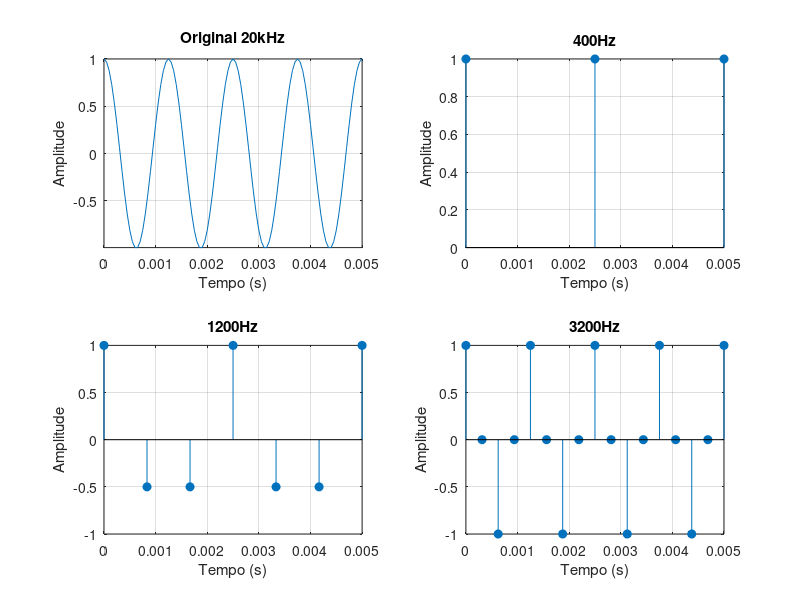
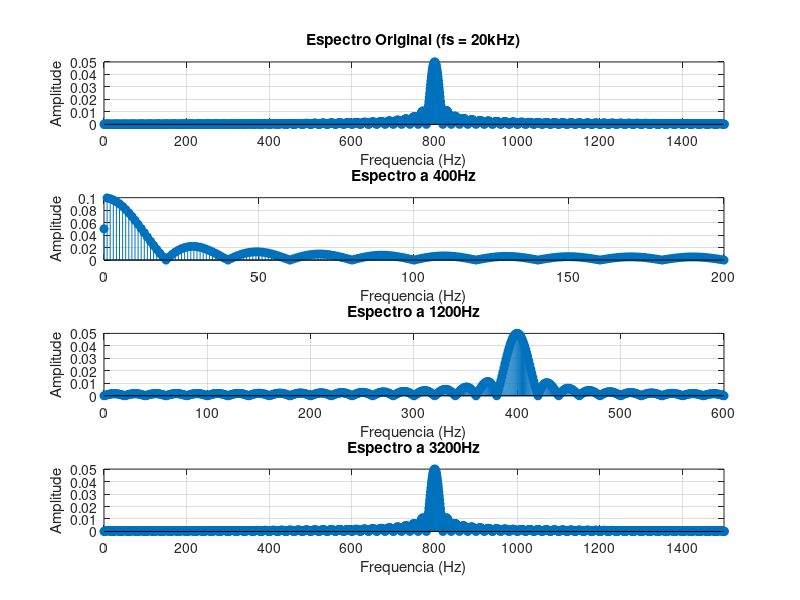

MATLAB code for these plots, in order:
% prob2.m
% Tiago Pita 120152
%

% 1) Gerar o sinal original com alta resolução temporal

fs = 20000;
duracao = 0.05;
N = fs * duracao;
t = (0:N-1) * (1/fs);

xa = cos ( 2*pi * 800 * t );        %1600Hz como a freq de amostragem é 20kHz o teorema de Nyquist é respeitado

% 2) Amostrar o sinal às frequencias 400Hz, 1200Hz, 3200Hz

% 400Hz
fs4 = 400;
N4 = fs4 * duracao;
t4 = (0:N4-1) * (1/fs4);

x4 = cos ( 2*pi * 800 * t4 );

% 1200Hz
fs12 = 1200;
N12 = fs12 * duracao;
t12 = (0:N12-1) * (1/fs12);

x12 = cos ( 2*pi * 800 * t12 );

% 3200Hz
fs32 = 3200;
N32 = fs32 * duracao;
t32 = (0:N32-1) * (1/fs32);

x32 = cos ( 2*pi * 800 * t32 );

% 3) Gerar 4 subgraficos

figure(1);
f_sinal = 800;
janela_x = 4 * (1/f_sinal);

subplot(2,2,1); plot(t,xa); axis tight; title('Original 20kHz'); xlabel('Tempo (s)'); ylabel('Amplitude'); grid on; xlim([0, janela_x]);
subplot(2,2,2); stem(t4,x4, 'filled'); title('400Hz'); xlabel('Tempo (s)'); ylabel('Amplitude'); grid on; xlim([0, janela_x]);
subplot(2,2,3); stem(t12,x12, 'filled'); title('1200Hz'); xlabel('Tempo (s)'); ylabel('Amplitude'); grid on; xlim([0, janela_x]);
subplot(2,2,4); stem(t32,x32, 'filled'); title('3200Hz'); xlabel('Tempo (s)'); ylabel('Amplitude'); grid on; xlim([0, janela_x]);

% 4) FFT

figure(2);

N_ffta = fs;
Xa = fft(xa, N_ffta);
mag_a = abs(Xa / N_ffta);
mag_a_S = mag_a(1:N_ffta / 2+1);
mag_a_S(2:end-1) = 2* mag_a_S(2:end-1);

f_a = (0:N_ffta/2) * (fs/N_ffta);

subplot(4,1,1);
stem(f_a, mag_a_S, 'filled');
title('Espectro Original (fs = 20kHz)'); xlabel('Frequencia (Hz)'); ylabel('Amplitude'); grid on; xlim([0, 1500]);

N_fft4 = 400;
X4 = fft(x4, N_fft4);
mag_4 = abs(X4 / N_fft4);
mag_4_S = mag_4(1:N_fft4 / 2+1);
mag_4_S(2:end-1) = 2* mag_4_S(2:end-1);

f_4 = (0:N_fft4/2) * (fs4/N_fft4);

subplot(4,1,2);
stem(f_4, mag_4_S, 'filled');
title('Espectro a 400Hz'); xlabel('Frequencia (Hz)'); ylabel('Amplitude'); grid on;

N_fft12 = 1200;
X12 = fft(x12, N_fft12);
mag_12 = abs(X12 / N_fft12);
mag_12_S = mag_12(1:N_fft12 / 2+1);
mag_12_S(2:end-1) = 2* mag_12_S(2:end-1);

f_12 = (0:N_fft12/2) * (fs12/N_fft12);

subplot(4,1,3);
stem(f_12, mag_12_S, 'filled');
title('Espectro a 1200Hz'); xlabel('Frequencia (Hz)'); ylabel('Amplitude'); grid on;

N_fft32 = 3200;
X32 = fft(x32, N_fft32);
mag_32 = abs(X32 / N_fft32);
mag_32_S = mag_32(1:N_fft32 / 2+1);
mag_32_S(2:end-1) = 2* mag_32_S(2:end-1);

f_32 = (0:N_fft32/2) * (fs32/N_fft32);

subplot(4,1,4);
stem(f_32, mag_32_S, 'filled');
title('Espectro a 3200Hz'); xlabel('Frequencia (Hz)'); ylabel('Amplitude'); grid on; xlim([0, 1500]);

% 5)

limiar = 0.50 * max(mag_a_S);

is_peak_a = (mag_a_S > limiar) & ([0, mag_a_S(1:end-1)] < mag_a_S) & ([mag_a_S(2:end), 0] < mag_a_S);

indices_a = find(is_peak_a);

num_sin_a = length(indices_a);

printf('O sinal xa contém %d sinusoide(s) no(s) índice(s) %d\n', num_sin_a, indices_a(1));

% 6)

freqs_a = f_a(indices_a);

printf('As frequencias presentes no sinal xa são %dHz\n', freqs_a(1));

% === Sinal x4 (Amostrado a 400 Hz) ===
limiar_4 = 0.50 * max(mag_4_S);
is_peak_4 = (mag_4_S > limiar_4) & ([0, mag_4_S(1:end-1)] < mag_4_S) & ([mag_4_S(2:end), 0] < mag_4_S);
indices_4 = find(is_peak_4);
num_sin_4 = length(indices_4);

printf('O sinal x4 contem %d sinusoide(s) no indice %d\n', num_sin_4, indices_4(1));
freqs_4 = f_4(indices_4);
printf('A frequencia presente no sinal x4 e: %.0f Hz\n\n', freqs_4(1));


% === Sinal x12 (Amostrado a 1200 Hz) ===
limiar_12 = 0.50 * max(mag_12_S);
is_peak_12 = (mag_12_S > limiar_12) & ([0, mag_12_S(1:end-1)] < mag_12_S) & ([mag_12_S(2:end), 0] < mag_12_S);
indices_12 = find(is_peak_12);
num_sin_12 = length(indices_12);

printf('O sinal x12 contem %d sinusoide(s) no indice %d\n', num_sin_12, indices_12(1));
freqs_12 = f_12(indices_12);
printf('A frequencia presente no sinal x12 e: %.0f Hz\n\n', freqs_12(1));


% === Sinal x32 (Amostrado a 3200 Hz) ===
limiar_32 = 0.50 * max(mag_32_S);
is_peak_32 = (mag_32_S > limiar_32) & ([0, mag_32_S(1:end-1)] < mag_32_S) & ([mag_32_S(2:end), 0] < mag_32_S);
indices_32 = find(is_peak_32);
num_sin_32 = length(indices_32);

printf('O sinal x32 contem %d sinusoide(s) no indice %d\n', num_sin_32, indices_32(1));
freqs_32 = f_32(indices_32);
printf('A frequencia presente no sinal x32 e: %.0f Hz\n\n', freqs_32(1));
